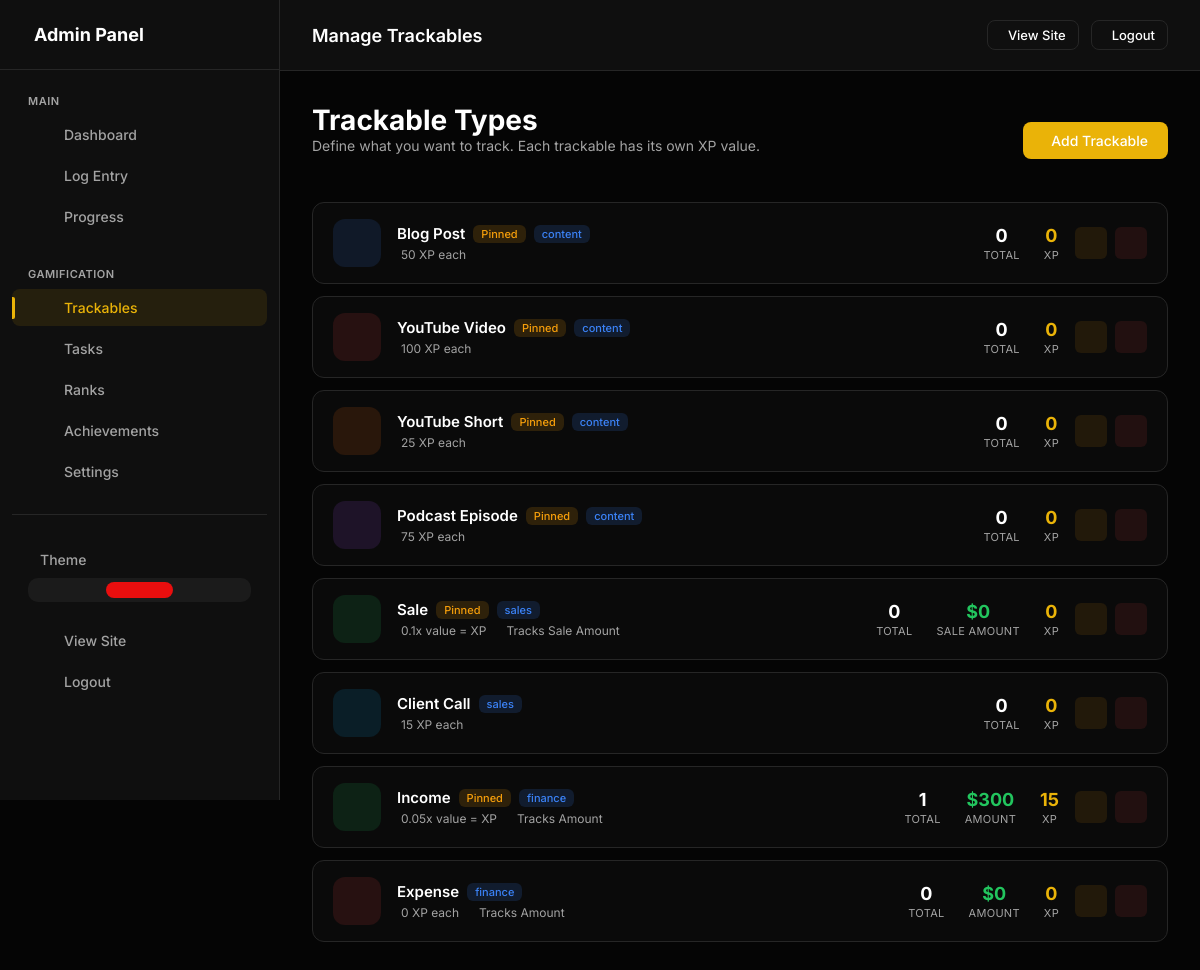
The page /admin/trackables (signed in) on the database as committed earlier.
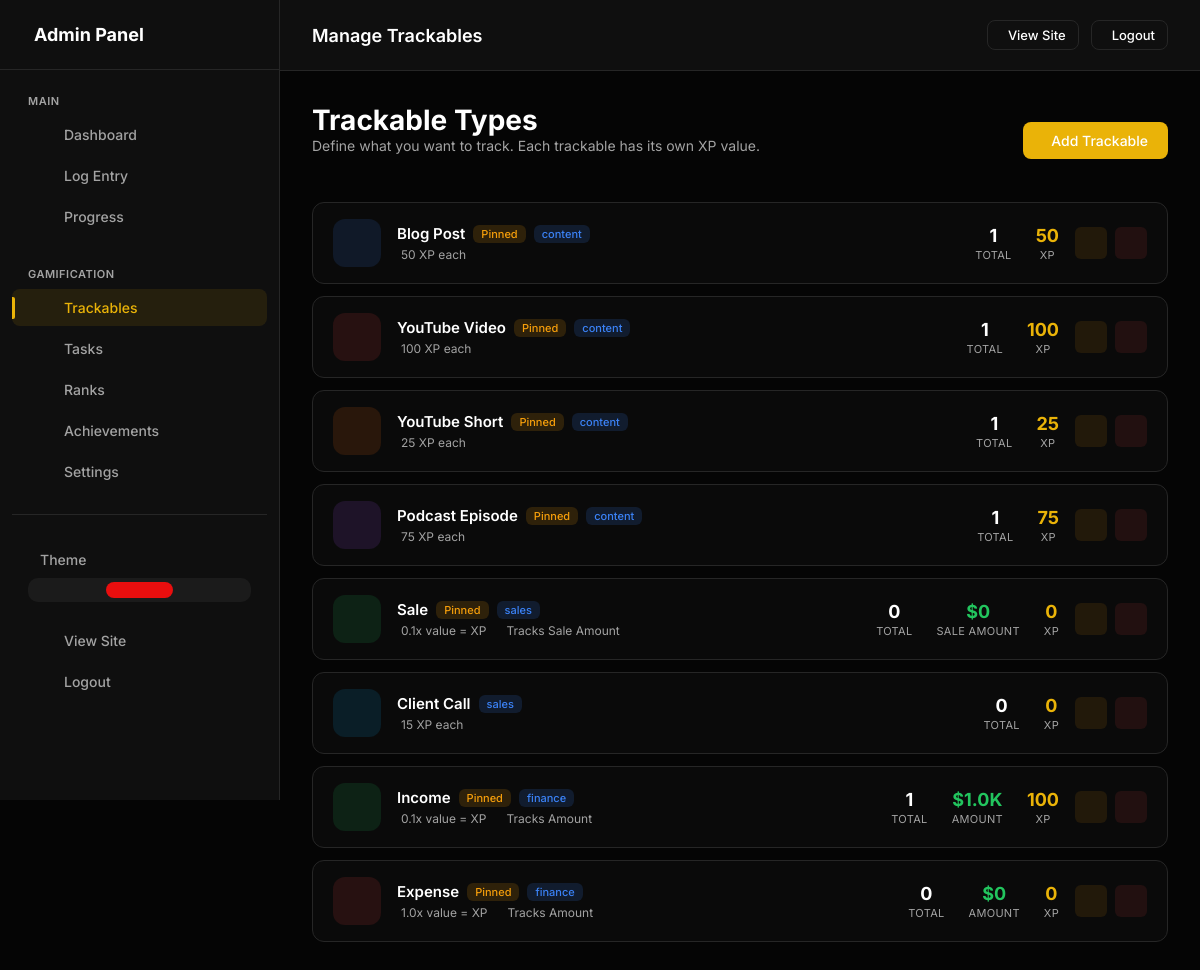
The same page on the database as committed later.
### models.py (models this page shows, shortened)
class UserSettings(db.Model):
    __tablename__ = 'user_settings'
    id = db.Column(db.Integer, primary_key=True)
    user_id = db.Column(db.Integer, db.ForeignKey('users.id'), nullable=False, unique=True, index=True)
    accent_color = db.Column(db.String(20), default='#e90e0e')
    points_name = db.Column(db.String(20), default='XP')  # "XP", "Points", "Coins", etc.
    points_icon = db.Column(db.String(50), default='ph-lightning')
    daily_xp_goal = db.Column(db.Integer, default=50)
    perfect_day_bonus = db.Column(db.Integer, default=50)
    perfect_week_bonus = db.Column(db.Integer, default=500)
    streak_bonus_per_day = db.Column(db.Integer, default=5)  # Extra XP per streak day
    show_xp_animations = db.Column(db.Boolean, default=True)
    dark_mode = db.Column(db.Boolean, default=True)
    compact_view = db.Column(db.Boolean, default=False)
    show_dashboard_header = db.Column(db.Boolean, default=True)
    enable_youtube_sync = db.Column(db.Boolean, default=False)
    created_at = db.Column(db.DateTime, default=datetime.utcnow)
    updated_at = db.Column(db.DateTime, default=datetime.utcnow, onupdate=datetime.utcnow)

class TrackableType(db.Model):
    __tablename__ = 'trackable_types'
    id = db.Column(db.Integer, primary_key=True)
    user_id = db.Column(db.Integer, db.ForeignKey('users.id'), nullable=False, index=True)
    name = db.Column(db.String(100), nullable=False)  # "Blog Post", "YouTube Short", "Sale", etc.
    slug = db.Column(db.String(100), nullable=False)  # "blog_post", "youtube_short", "sale"
    description = db.Column(db.String(500))
    category = db.Column(db.String(50), default='content')  # 'content', 'task', 'metric', 'sales', 'finance'
    xp_per_unit = db.Column(db.Integer, default=10)  # Base XP earned per item
    xp_mode = db.Column(db.String(20), default='fixed')  # 'fixed', 'value_based', 'tiered'
    xp_multiplier = db.Column(db.Float, default=1.0)
    tiers_config = db.Column(db.Text)  # JSON: [{"name": "Bronze", "min": 0, "xp": 10}, {"name": "Silver", "min": 100, "xp": 50}]
    track_value = db.Column(db.Boolean, default=False)  # Track monetary/numeric value?
    value_label = db.Column(db.String(50), default='Value')  # "Price", "Amount", "Revenue", etc.
    value_prefix = db.Column(db.String(10), default='$')  # Currency symbol or unit
    value_suffix = db.Column(db.String(10), default='')  # e.g., "hrs", "units"
    icon = db.Column(db.String(50), default='ph-star')  # Phosphor icon name
    color = db.Column(db.String(20), default='#0ea5e9')  # Hex color
    emoji = db.Column(db.String(10))  # Optional emoji
    is_countable = db.Column(db.Boolean, default=True)  # Can you count multiple?
    track_duration = db.Column(db.Boolean, default=False)  # Track time/duration?
    track_views = db.Column(db.Boolean, default=False)  # Track views?
    allows_negative = db.Column(db.Boolean, default=False)  # Allow negative values (for expenses)?
    daily_goal = db.Column(db.Integer, default=0)  # Daily target (0 = no goal)
    weekly_goal = db.Column(db.Integer, default=0)  # Weekly target
    monthly_goal = db.Column(db.Integer, default=0)  # Monthly target
    value_goal = db.Column(db.Float, default=0)  # Value-based goal (e.g., $1000 in sales)
    display_order = db.Column(db.Integer, default=0)
    is_active = db.Column(db.Boolean, default=True)
    is_pinned = db.Column(db.Boolean, default=False)  # Show on dashboard
    created_at = db.Column(db.DateTime, default=datetime.utcnow)
    updated_at = db.Column(db.DateTime, default=datetime.utcnow, onupdate=datetime.utcnow)
    expense_threshold = db.Column(db.Float, default=0) # For expense trackables: Diff between threshold and value earns XP
    entries = db.relationship('TrackableEntry', backref='trackable_type', lazy=True, cascade='all, delete-orphan')
    def get_total_count(self):
        return sum(e.count for e in self.entries)
    def get_total_value(self):
        return sum(e.value or 0 for e in self.entries)
    def calculate_xp_for_entry(self, count=1, value=0):
        if self.track_value:
            if self.category in ('sales', 'finance', 'income'):
                return int(abs(value) * (self.xp_multiplier or 1.0))
            elif (self.category == 'expense' or self.expense_threshold > 0):
                diff = max(0, self.expense_threshold - abs(value))
                return int(diff * (self.xp_multiplier or 1.0))
        if self.xp_mode == 'fixed':
            return count * self.xp_per_unit
        elif self.xp_mode == 'value_based' and value:
            return int(abs(value) * (self.xp_multiplier or 1.0))
        return count * self.xp_per_unit
    def get_total_xp(self):
        return sum(e.get_xp() for e in self.entries)

class TrackableEntry(db.Model):
    __tablename__ = 'trackable_entries'
    id = db.Column(db.Integer, primary_key=True)
    user_id = db.Column(db.Integer, db.ForeignKey('users.id'), nullable=False, index=True)
    trackable_type_id = db.Column(db.Integer, db.ForeignKey('trackable_types.id'), nullable=False, index=True)
    date = db.Column(db.Date, nullable=False, default=date.today, index=True)
    count = db.Column(db.Integer, default=1)  # How many (usually 1)
    value = db.Column(db.Float, default=0)  # Monetary or numeric value
    title = db.Column(db.String(300))  # Optional title/description
    notes = db.Column(db.Text)
    url = db.Column(db.String(500))  # Link to the content
    duration_minutes = db.Column(db.Integer, default=0)
    views = db.Column(db.Integer, default=0)
    tier_name = db.Column(db.String(50))
    allocated_condition_id = db.Column(db.Integer, db.ForeignKey('rank_conditions.id'), nullable=True)
    created_at = db.Column(db.DateTime, default=datetime.utcnow)
    updated_at = db.Column(db.DateTime, default=datetime.utcnow, onupdate=datetime.utcnow)
    def get_xp(self):
        if self.trackable_type:
            return self.trackable_type.calculate_xp_for_entry(self.count, self.value)
        return 0

### app.py (the view)
    @app.route('/admin/trackables')
    @admin_required
    def admin_trackables():
        trackables = TrackableType.query.filter_by(
            user_id=current_user.id
        ).order_by(TrackableType.display_order).all()
        return render_template('admin/trackables.html', trackables=trackables)

### templates/admin/trackables.html (shortened to what this page needs)
{% extends "admin/base.html" %}
{% block page_title %}Manage Trackables{% endblock %}
{% block content %}
<div class="page-header">
    <div>
        <h1 class="page-title">Trackable Types</h1>
        <p class="page-intro">Define what you want to track. Each trackable has its own {{ points_name }} value.</p>
    </div>
    <div class="page-actions">
        <a href="{{ url_for('admin_trackable_add') }}" class="btn btn-primary">
             Add Trackable
        </a>
    </div>
</div>
{% if trackables %}
<div class="trackables-list">
    {% for trackable in trackables %}
    <div class="trackable-row {% if not trackable.is_active %}inactive{% endif %}">
        <div class="trackable-icon-box" style="background: {{ trackable.color }}20; color: {{ trackable.color }}">
        </div>
        <div class="trackable-info">
            <div class="trackable-name">
                {{ trackable.name }}
                {% if trackable.is_pinned %}
                <span class="badge badge-pinned"> Pinned</span>
                {% endif %}
                <span class="badge badge-category">{{ trackable.category }}</span>
            </div>
            <div class="trackable-meta">
                {% if trackable.xp_mode == 'value_based' %}
                <span> {{ trackable.xp_multiplier }}x value = XP</span>
                {% else %}
                <span> {{ trackable.xp_per_unit }} {{ points_name }} each</span>
                {% endif %}
                {% if trackable.track_value %}
                <span> Tracks {{ trackable.value_label }}</span>
                {% endif %}
            </div>
        </div>
        <div class="trackable-stats">
            <div class="stat-item">
                <div class="stat-item-value">{{ trackable.get_total_count() }}</div>
                <div class="stat-item-label">Total</div>
            </div>
            {% if trackable.track_value %}
            <div class="stat-item">
                <div class="stat-item-value" style="color: #22c55e">{{ trackable.value_prefix }}{{
                    trackable.get_total_value()|format_number }}</div>
                <div class="stat-item-label">{{ trackable.value_label }}</div>
            </div>
            {% endif %}
            <div class="stat-item">
                <div class="stat-item-value" style="color: var(--accent)">{{ trackable.get_total_xp()|format_number }}
                </div>
                <div class="stat-item-label">{{ points_name }}</div>
            </div>
        </div>
        <div class="trackable-actions">
            <a href="{{ url_for('admin_trackable_edit', id=trackable.id) }}" class="action-btn edit" title="Edit">
            </a>
            <form action="{{ url_for('admin_trackable_delete', id=trackable.id) }}" method="post"
                onsubmit="return confirmDelete(this, 'Trackable')" style="display: inline;">
                <button type="submit" class="action-btn delete" title="Delete">
                </button>
            </form>
        </div>
    </div>
    {% endfor %}
</div>
{% endif %}
{% endblock %}

### templates/admin/base.html (shortened to what this page needs)
<!DOCTYPE html>
<html lang="en">
<head>
</head>
<body>
    {% if current_user.is_authenticated %}
    <div class="admin-layout">
        <aside class="admin-sidebar" id="adminSidebar">
            <div class="sidebar-header">
                <h2> Admin Panel</h2>
            </div>
            <nav class="sidebar-nav">
                <div class="nav-group">
                    <div class="nav-group-label">Main</div>
                    <a href="{{ url_for('admin_dashboard') }}" class="nav-item" data-route="dashboard"><span>Dashboard</span></a>
                    <a href="{{ url_for('admin_log_entry') }}" class="nav-item" data-route="log"><span>Log Entry</span></a>
                    <a href="{{ url_for('admin_progress') }}" class="nav-item" data-route="progress"><span>Progress</span></a>
                </div>
                <div class="nav-group">
                    <div class="nav-group-label">Gamification</div>
                    <a href="{{ url_for('admin_trackables') }}" class="nav-item" data-route="trackable"><span>Trackables</span></a>
                    <a href="{{ url_for('admin_daily_tasks') }}" class="nav-item" data-route="daily-task"><span>Tasks</span></a>
                    <a href="{{ url_for('admin_ranks') }}" class="nav-item" data-route="ranks"><span>Ranks</span></a>
                    <a href="{{ url_for('admin_achievements') }}" class="nav-item" data-route="achievement"><span>Achievements</span></a>
                    <a href="{{ url_for('admin_settings') }}" class="nav-item" data-route="settings"><span>Settings</span></a>
                </div>
                <div class="nav-group"
                    style="margin-top: auto; padding-top: 24px; border-top: 1px solid var(--border);">
                    <div class="theme-toggle-wrapper">
                        <div class="theme-toggle-label">
                            <span>Theme</span>
                        </div>
                        <div class="theme-toggle-options">
                            <button class="theme-option" data-theme="light" title="Light">
                            </button>
                            <button class="theme-option" data-theme="dark" title="Dark">
                            </button>
                            <button class="theme-option" data-theme="system" title="System">
                            </button>
                        </div>
                    </div>
                    <a href="{{ url_for('index') }}" class="nav-item"><span>View
                            Site</span></a>
                    <a href="{{ url_for('admin_logout') }}" class="nav-item"><span>Logout</span></a>
                </div>
            </nav>
        </aside>
        <div class="admin-main">
            <header class="admin-header">
                <div>
                    <h1 style="font-size: 18px; font-weight: 600;">{% block page_title %}Admin Panel{% endblock %}</h1>
                </div>
                <div style="display: flex; gap: 12px; align-items: center;">
                    <a href="{{ url_for('index') }}" class="btn btn-outline btn-sm">View
                        Site</a>
                    <a href="{{ url_for('admin_logout') }}" class="btn btn-outline btn-sm">Logout</a>
                </div>
            </header>
            <main class="admin-content">
                {% block content %}{% endblock %}
            </main>
        </div>
    </div>
    {% endif %}
</body>
</html>

Rows that differ between the two databases and show on the page:
changed UserSettings "XP": points_name "XP" → (not shown)
computed for TrackableType "Blog Post": get_total_count "0" → "1"; get_total_xp "0" → "50"
computed for TrackableType "YouTube Video": get_total_count "0" → "1"; get_total_xp "0" → "100"
computed for TrackableType "YouTube Short": get_total_count "0" → "1"; get_total_xp "0" → "25"
computed for TrackableType "Podcast Episode": get_total_count "0" → "1"; get_total_xp "0" → "75"
changed TrackableType "Income": xp_multiplier "0.05" → "0.1"; get_total_value "300" → "1.0K"; get_total_xp "15" → "100"
changed TrackableType "Expense": is_pinned False → True (drawn); xp_multiplier (not shown) → "1.0"; xp_per_unit "0" → (not shown); xp_mode "each" → "x value = XP"
